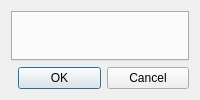
<?xml version="1.0" encoding="UTF-8"?>
<!-- ============================================================
     OCRtoODT — Settings Dialog UI
     File: ui/settingsdialog.ui

     Responsibility:
         - Host all application settings panes
         - Provide tab-based navigation
         - Apply or cancel settings changes
         - All user-visible strings are English source texts
           and are translatable via Qt AUTOUIC (.ts files)
============================================================ -->
<ui version="4.0">
 <class>SettingsDialog</class>

 <widget class="QDialog" name="SettingsDialog">
  <property name="windowTitle">
   <string>OCRtoODT Settings</string>
  </property>

  <layout class="QVBoxLayout" name="verticalLayoutMain">

   <!-- ===================== Tabs ===================== -->
   <item>
    <widget class="QTabWidget" name="tabWidget"/>
   </item>

   <!-- ===================== Buttons ===================== -->
   <item>
    <layout class="QHBoxLayout" name="layoutButtons">

     <item>
      <spacer>
       <property name="orientation">
        <enum>Qt::Horizontal</enum>
       </property>
      </spacer>
     </item>

     <item>
      <widget class="QPushButton" name="btnOK">
       <property name="text">
        <string>OK</string>
       </property>
      </widget>
     </item>

     <item>
      <widget class="QPushButton" name="btnCancel">
       <property name="text">
        <string>Cancel</string>
       </property>
      </widget>
     </item>

    </layout>
   </item>

  </layout>
 </widget>
</ui>
